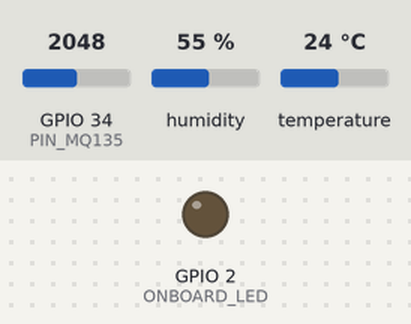
Simulated run of this program. Board: ESP32. Parts: output pins drawn as LEDs (lit = HIGH). Dashed ring = blinking. The inputs (shaded band) are chosen by the test bench; at power-on: GPIO 34 (PIN_MQ135) = 2048, humidity 55 %, temperature 24 °C (analog values on the 0–4095 scale). What the program prints to the serial monitor is not drawn.

Above: at 0.1 s.
At 3.7 s:
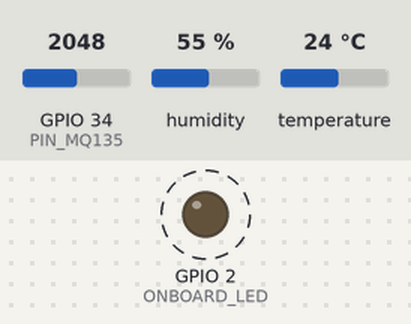
3.8 s: GPIO 34 (PIN_MQ135) set to 2866
10.0 s: GPIO 34 (PIN_MQ135) set to 1228
Timing chart, 0 to 22.2 s (numbered marks = the images above; inputs shaded):
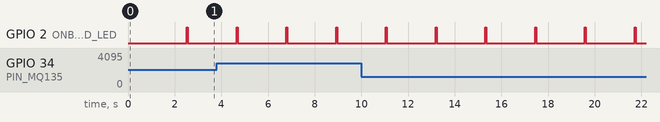

The program:

main.cpp
```cpp
/**
 * @file main.cpp
 * @brief AgriChain Dual Climate & Spoilage Gas Diagnostics (DHT11 + MQ-135)
 * @target ESP32 DevKit v1
 *
 * Pin Connections:
 *  - DHT11: Signal to GPIO 4 (D4), VCC to 3V3, GND to Rail
 *  - MQ-135: AO to GPIO 34 (D34), VCC to VIN (5V), GND to Rail
 */

#include <Arduino.h>
#include <Adafruit_Sensor.h>
#include <DHT.h>

#define PIN_DHT11   4
#define DHTTYPE     DHT11
#define PIN_MQ135   34
#define ONBOARD_LED 2

DHT dht(PIN_DHT11, DHTTYPE);
uint32_t cycle = 0;

void setup() {
  Serial.begin(115200);
  pinMode(ONBOARD_LED, OUTPUT);
  digitalWrite(ONBOARD_LED, LOW);

  // Configure ADC1 for 12-bit resolution (0 - 4095) up to 3.3V
  analogReadResolution(12);
  analogSetAttenuation(ADC_11db);

  delay(1500);

  Serial.println("\n=======================================================");
  Serial.println("  🍇 AgriChain Dual Sensor Diagnostic: Climate & Gas   ");
  Serial.println("=======================================================");
  Serial.println("  1. Temperature & Humidity: DHT11 on GPIO 4");
  Serial.println("  2. Biochemical VOC Gas:    MQ-135 on GPIO 34 (ADC1)");
  Serial.println("=======================================================\n");

  dht.begin();
  delay(1000);
}

void loop() {
  cycle++;

  // Pulse LED to show active acquisition
  digitalWrite(ONBOARD_LED, HIGH);
  delay(40);
  digitalWrite(ONBOARD_LED, LOW);

  // 1. Read DHT11
  float tempC = dht.readTemperature();
  float humPct = dht.readHumidity();

  // 2. Read MQ-135 with 16x oversampling for clean signal
  uint32_t adcSum = 0;
  for (int i = 0; i < 16; i++) {
    adcSum += analogRead(PIN_MQ135);
    delay(4);
  }
  float avgAdc = adcSum / 16.0f;
  float voltage = (avgAdc / 4095.0f) * 3.3f;

  // Simple Air Quality / Organic Volatile Evaluation
  const char* statusStr = "🍃 Fresh / Clean Air";
  if (voltage > 2.0f) {
    statusStr = "🚨 High VOC / Spoilage Alert!";
  } else if (voltage > 1.2f) {
    statusStr = "⚠️ Moderate Volatiles Detected";
  }

  if (isnan(tempC) || isnan(humPct)) {
    Serial.printf("[CYCLE #%03u] ⚠️ DHT11 read error! | MQ-135 ADC: %4.0f (%.2f V) -> %s\n",
                  cycle, avgAdc, voltage, statusStr);
  } else {
    Serial.printf("[CYCLE #%03u] 🌡️ %.1f°C | 💧 %.1f%% RH | 💨 Gas ADC: %4.0f (%.2f V) | %s\n",
                  cycle, tempC, humPct, avgAdc, voltage, statusStr);
  }

  delay(2000);
}
```

Measured:
- by itself, GPIO 2 (ONBOARD_LED): alternates HIGH for 0.04 s and LOW for 2.1 s
